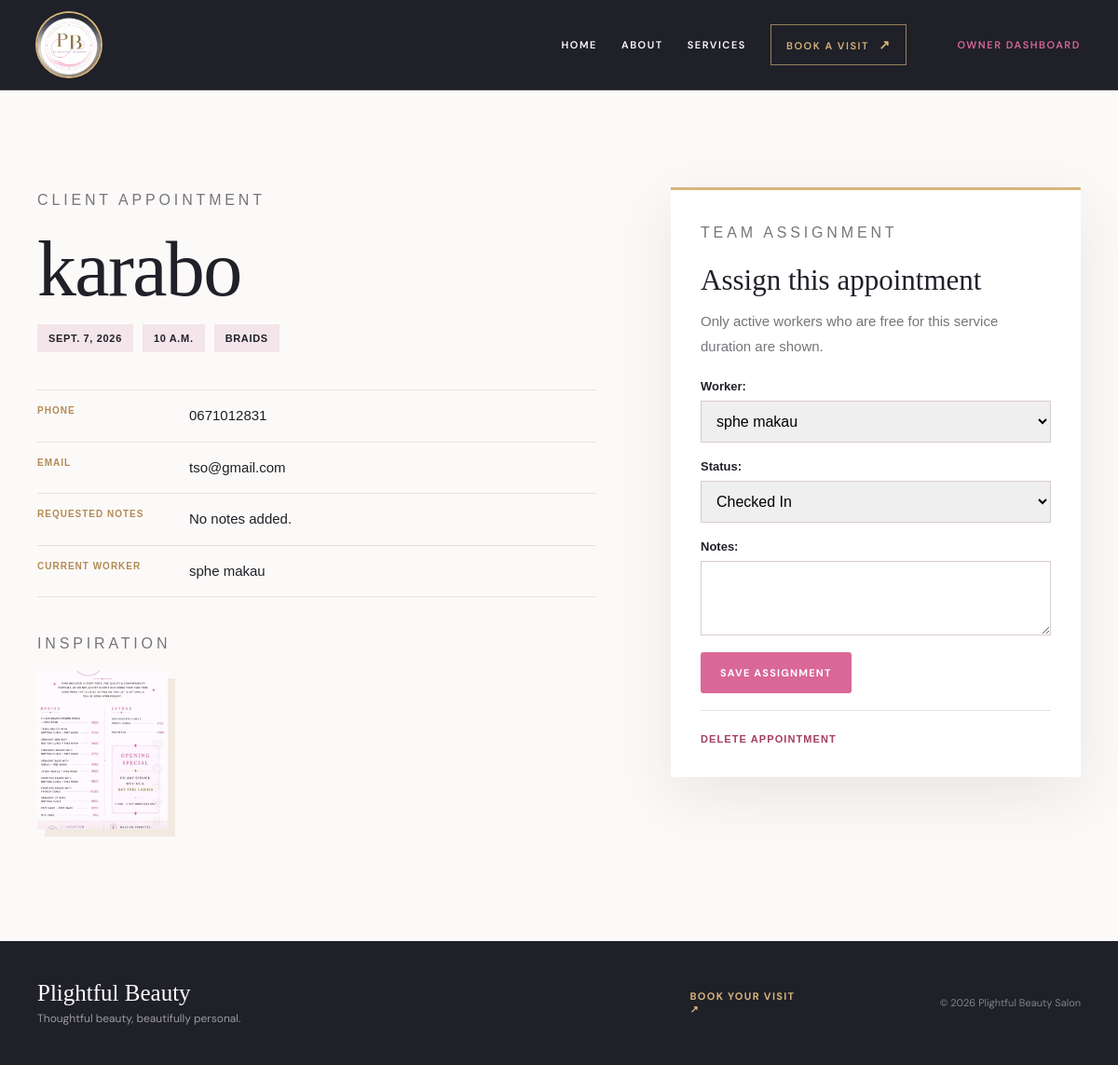
The app's page /owner/appointments/3/ with its own data.
### core/models.py (models this page shows, shortened)
class Appointment(models.Model):
    PENDING = 'pending'
    CONFIRMED = 'confirmed'
    CHECKED_IN = 'checked_in'
    IN_PROGRESS = 'in_progress'
    COMPLETED = 'completed'
    CANCELLED = 'cancelled'
    STATUS_CHOICES = [(PENDING, 'Pending'), (CONFIRMED, 'Confirmed'), (CHECKED_IN, 'Checked In'),
                      (IN_PROGRESS, 'In Progress'), (COMPLETED, 'Completed'), (CANCELLED, 'Cancelled')]
    client = models.ForeignKey(Client, on_delete=models.CASCADE, related_name='appointments')
    service = models.ForeignKey(Service, on_delete=models.PROTECT, related_name='appointments')
    worker = models.ForeignKey(Worker, on_delete=models.SET_NULL, null=True, blank=True, related_name='appointments')
    appointment_date = models.DateField()
    appointment_time = models.TimeField()
    notes = models.TextField(blank=True)
    inspiration_image_1 = models.ImageField(upload_to='inspiration/', blank=True, null=True)
    inspiration_image_2 = models.ImageField(upload_to='inspiration/', blank=True, null=True)
    status = models.CharField(max_length=20, choices=STATUS_CHOICES, default=PENDING)
    created_at = models.DateTimeField(auto_now_add=True)
    paid_at = models.DateTimeField(null=True, blank=True)
    completed_at = models.DateTimeField(null=True, blank=True)
    class Meta:
        ordering = ['appointment_date', 'appointment_time']
        constraints = [models.UniqueConstraint(fields=['appointment_date', 'appointment_time', 'worker'], name='unique_worker_slot')]

class Client(models.Model):
    user = models.OneToOneField(settings.AUTH_USER_MODEL, on_delete=models.SET_NULL, null=True, blank=True, related_name='client_profile')
    full_name = models.CharField(max_length=150)
    phone = models.CharField(max_length=30)
    email = models.EmailField(blank=True)
    registered_at = models.DateTimeField(auto_now_add=True)
    notes = models.TextField(blank=True)

class Service(models.Model):
    name = models.CharField(max_length=120)
    description = models.TextField(blank=True)
    duration_minutes = models.PositiveIntegerField(default=60)
    price = models.DecimalField(max_digits=10, decimal_places=2)
    is_active = models.BooleanField(default=True)

class Worker(models.Model):
    user = models.OneToOneField(settings.AUTH_USER_MODEL, on_delete=models.CASCADE, related_name='worker_profile')
    position = models.CharField(max_length=100, default='Beauty Specialist')
    phone = models.CharField(max_length=30, blank=True)
    joined_date = models.DateField(auto_now_add=True)
    is_active = models.BooleanField(default=True)
    def __str__(self):
        return self.user.get_full_name() or self.user.username

### core/views.py (the view)
    def wrapped(request, *args, **kwargs):
        profile = getattr(request.user, 'profile', None)
        if not request.user.is_authenticated or request.user.is_staff or (profile and profile.role in (Profile.OWNER, Profile.WORKER)):
            return view_func(request, *args, **kwargs)
        raise PermissionDenied

### core/forms.py (shortened to what this page needs)
class AppointmentManageForm(forms.ModelForm):
    class Meta:
        model = Appointment
        fields = ['worker', 'status', 'notes']
        widgets = {'notes': forms.Textarea(attrs={'rows': 3})}
    def __init__(self, *args, **kwargs):
        self.is_owner = kwargs.pop('is_owner', False)
        super().__init__(*args, **kwargs)
        appointment = self.instance
        if appointment.pk and appointment.service_id and appointment.appointment_date and appointment.appointment_time:
            self.fields['worker'].queryset = Worker.objects.filter(
                pk__in=[worker.pk for worker in available_workers(
                    appointment.appointment_date,
                    appointment.appointment_time,
                    appointment.service.duration_minutes,
                    exclude_appointment_id=appointment.pk,
                )]
            )
        else:
            self.fields['worker'].queryset = Worker.objects.filter(is_active=True)

### core/availability.py (called while the page is built, shortened)
def worker_is_available(worker, appointment_date, appointment_time, duration_minutes, exclude_appointment_id=None, exclude_walk_in_id=None):
    if not worker.is_active:
        return False
    appointments = Appointment.objects.filter(
        appointment_date=appointment_date,
        paid_at__isnull=False,
        status__in=[
            Appointment.PENDING,
            Appointment.CONFIRMED,
            Appointment.CHECKED_IN,
            Appointment.IN_PROGRESS,
        ],
    ).filter(Q(worker=worker) | Q(worker__isnull=True)).select_related('service')
    walk_ins = WalkIn.objects.filter(worker=worker, start_time__date=appointment_date, completed_at__isnull=True).exclude(pk=exclude_walk_in_id).select_related('service')
    for walk_in in walk_ins:
        if walk_in.start_time.time() <= appointment_time:
            return False
    return True

def available_workers(appointment_date, appointment_time, duration_minutes, exclude_appointment_id=None, exclude_walk_in_id=None):
    workers = Worker.objects.filter(is_active=True)
    if not workers.exists():
        return list(workers)
    return [
        worker for worker in workers
        if worker_is_available(worker, appointment_date, appointment_time, duration_minutes, exclude_appointment_id, exclude_walk_in_id)
    ]

### templates/core/appointment_manage.html (shortened to what this page needs)
{% extends 'core/base.html' %}
{% block content %}
<section class="page-section">
  <div class="container appointment-layout">
    <div class="appointment-details">
      <p class="eyebrow">CLIENT APPOINTMENT</p>
      <h1>{{ appointment.client.full_name }}</h1>
      <div class="appointment-meta"><span>{{ appointment.appointment_date }}</span><span>{{ appointment.appointment_time }}</span><span>{{ appointment.service.name }}</span></div>
      <div class="client-detail-list"><div><span>Phone</span><strong>{{ appointment.client.phone }}</strong></div><div><span>Email</span><strong>{{ appointment.client.email|default:'Not provided' }}</strong></div><div><span>Requested notes</span><strong>{{ appointment.notes|default:'No notes added.' }}</strong></div><div><span>Current worker</span><strong>{{ appointment.worker|default:'Not assigned yet' }}</strong></div></div>
      {% if appointment.inspiration_image_1 or appointment.inspiration_image_2 %}<div class="inspiration-preview"><p class="eyebrow">INSPIRATION</p>{% if appointment.inspiration_image_1 %}<a href="{{ appointment.inspiration_image_1.url }}" target="_blank" rel="noreferrer"><img src="{{ appointment.inspiration_image_1.url }}" alt="First client inspiration image"></a>{% endif %}</div>{% endif %}
    </div>
    <div class="form-shell assignment-shell"><p class="eyebrow">TEAM ASSIGNMENT</p><h2>Assign this appointment</h2><p class="form-intro">{% if is_owner %}Choose from all salon workers.{% else %}Only active workers who are free for this service duration are shown.{% endif %}</p><form method="post">{% csrf_token %}{{ form.as_p }}<button class="btn-primary" type="submit">Save assignment</button></form>{% if is_owner %}<a class="btn-primary" href="{% url 'owner_dashboard' %}">Return to owner dashboard <span aria-hidden="true">&larr;</span></a>{% endif %}<form class="delete-appointment-form" method="post" action="{% url 'appointment_delete' appointment.pk %}">{% csrf_token %}<button class="danger-link" type="submit">Delete appointment</button></form></div>
  </div>
</section>
{% endblock %}

### static/css/style.css (style rules this page uses)
:root { --ink:#252735; --gold:#a8874e; --pink:#e874ad; --muted:#6a6870; --paper:#fffdfd; --blush:#f8e5ed; }
* { box-sizing:border-box }
html { scroll-behavior:smooth }
body { font-family:Georgia, 'Times New Roman', serif;margin:0;color:var(--ink);background:var(--paper);-webkit-font-smoothing:antialiased }
.container { width:min(1120px, calc(100% - 40px));margin:0 auto }
.eyebrow { margin:0 0 18px;color:var(--gold);font:600 13px Helvetica, Arial, sans-serif;letter-spacing:.3em }
.btn-primary { display:inline-block;padding:14px 24px;background:var(--pink);color:#fff;border-radius:3px;text-decoration:none;font:600 13px Helvetica, Arial, sans-serif;letter-spacing:.08em;text-transform:uppercase;transition:transform .25s ease,background .25s ease,box-shadow .25s ease }
.page-section,.dashboard-section { padding:64px 0;min-height:0 }
.page-section h1,.dashboard-section h1 { margin:0 0 22px;font-size:clamp(40px, 6vw, 68px);font-weight:400 }
.page-section p { max-width:650px;color:var(--muted);font:18px/1.7 Helvetica, Arial, sans-serif }
.appointment-layout { display:grid;grid-template-columns:minmax(0,1fr) minmax(320px,440px);gap:80px;align-items:start }
.appointment-details h1 { margin-bottom:18px }
.appointment-meta { display:flex;flex-wrap:wrap;gap:10px;margin-bottom:40px }
.appointment-meta span { padding:9px 12px;background:var(--blush);color:var(--ink);font:600 11px Helvetica,Arial,sans-serif;letter-spacing:.06em;text-transform:uppercase }
.client-detail-list { border-top:1px solid #eadfe3 }
.client-detail-list div { display:grid;grid-template-columns:145px 1fr;gap:18px;padding:16px 0;border-bottom:1px solid #eadfe3 }
.client-detail-list span { color:var(--gold);font:600 10px Helvetica,Arial,sans-serif;letter-spacing:.1em;text-transform:uppercase }
.client-detail-list strong { font:400 15px/1.5 Helvetica,Arial,sans-serif;overflow-wrap:anywhere }
.assignment-shell { width:100%;margin:0 }
.assignment-shell h2 { margin:0 0 12px;font-size:31px;font-weight:400 }
.inspiration-preview { display:flex;flex-wrap:wrap;gap:14px;margin-top:36px }
.inspiration-preview .eyebrow { width:100%;margin-bottom:0 }
.inspiration-preview img { display:block;width:140px;height:170px;object-fit:cover;box-shadow:8px 8px 0 rgba(168,135,78,.14) }
.delete-appointment-form { margin-top:18px;padding-top:18px;border-top:1px solid #eadfe3 }
.danger-link { padding:0;border:0;background:transparent;color:#a33f5f;cursor:pointer;font:600 11px Helvetica,Arial,sans-serif;letter-spacing:.1em;text-transform:uppercase }
.form-shell { width:min(680px,100%);margin:0 auto;padding:32px;background:#fff;box-shadow:0 14px 40px rgba(37,39,53,.07) }
.form-shell form p { display:flex;flex-direction:column;gap:8px;margin:18px 0;color:var(--ink);font:600 13px Helvetica, Arial, sans-serif }
.form-shell input,.form-shell select,.form-shell textarea { padding:12px;border:1px solid #d9cbd0;font:16px Helvetica, Arial, sans-serif }
.form-shell button { border:0;cursor:pointer }
.form-intro { margin:0 0 22px!important;font-size:15px!important }
img { max-width:100%;height:auto }
button,input,select,textarea { max-width:100% }
.form-shell form { width:100% }
.form-shell input,.form-shell select,.form-shell textarea { width:100%;min-width:0 }
.btn-primary { max-width:100%;text-align:center;white-space:normal }
:root { --ink:#1f2028; --ink-soft:#343541; --gold:#b38a55; --gold-light:#d6b47b; --pink:#d96798; --muted:#77747a; --paper:#fcfaf8; --blush:#f3e5e9; --line:#e6dcda; --display:'Playfair Display', Georgia, serif; --sans:'DM Sans', Helvetica, Arial, sans-serif; }
body { font-family:var(--sans);background:var(--paper);color:var(--ink);font-size:16px }
h1,h2,h3,h4,p { overflow-wrap:break-word }
h1,h2,h3,h4 { font-family:var(--display) }
.eyebrow { font-family:var(--sans);font-size:10px;font-weight:700;letter-spacing:.24em }
.btn-primary { padding:15px 21px;background:var(--pink);font-family:var(--sans);font-size:11px;font-weight:700;letter-spacing:.11em;transition:background .2s ease,transform .2s ease }
.page-section { padding:104px 0 120px;min-height:620px }
.page-section h1 { font-size:clamp(52px,7vw,84px);line-height:.98;letter-spacing:-.02em }
.page-section p { font-size:16px;line-height:1.8 }
.form-shell { border-top:3px solid var(--gold-light);box-shadow:0 20px 60px rgba(37,39,53,.09) }

### records on screen
Appointment: client.full_name "karabo", appointment_date "SEPT. 7, 2026", appointment_time "10 A.M.", service.name "BRAIDS", client.phone "0671012831", client.email "tso@gmail.com", notes "No notes added.", worker "sphe makau", inspiration_image_1 (picture), status "Checked In"
